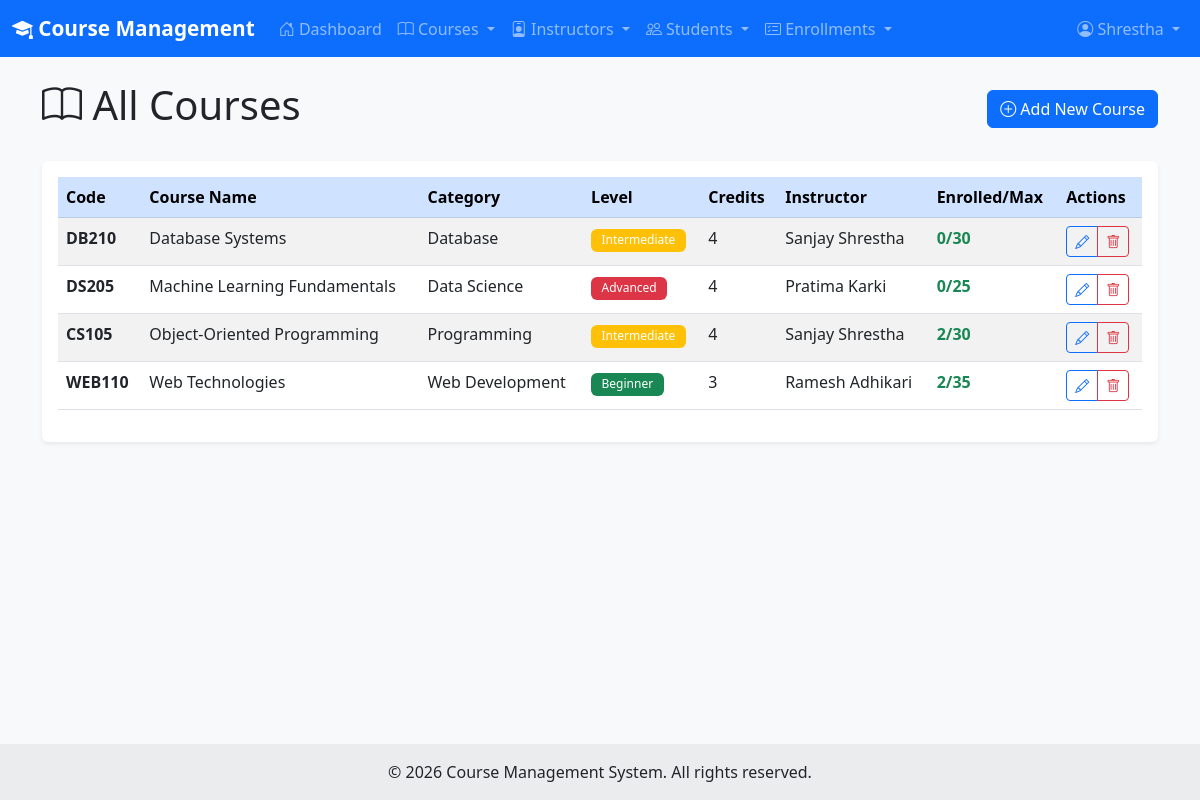
Page /courses/list.php (signed in) on the committed database.
### tables this page shows
CREATE TABLE courses (
    course_id INT PRIMARY KEY AUTO_INCREMENT,
    course_code VARCHAR(20) NOT NULL UNIQUE,
    course_name VARCHAR(100) NOT NULL,
    description TEXT,
    credits INT DEFAULT 3,
    instructor_id INT,
    category VARCHAR(50),
    level ENUM('Beginner', 'Intermediate', 'Advanced') DEFAULT 'Beginner',
    max_students INT DEFAULT 30,
    start_date DATE,
    end_date DATE,
    is_active TINYINT(1) DEFAULT 1,
    created_at TIMESTAMP DEFAULT CURRENT_TIMESTAMP,
    updated_at TIMESTAMP DEFAULT CURRENT_TIMESTAMP ON UPDATE CURRENT_TIMESTAMP,
    FOREIGN KEY (instructor_id)
        REFERENCES instructors(instructor_id)
        ON DELETE SET NULL,
    INDEX idx_code (course_code),
    INDEX idx_instructor (instructor_id),
    INDEX idx_active (is_active)
);

### includes/functions.php (called while the page is built, shortened)
<?php
function isStudentRole() {
    return isset($_SESSION['role']) && $_SESSION['role'] === 'student';
}
function h($string) {
    return htmlspecialchars($string ?? '', ENT_QUOTES, 'UTF-8');
}
function getAll($pdo, $sql, $params = []) {
    $stmt = $pdo->prepare($sql);
    $stmt->execute($params);
    return $stmt->fetchAll();
}

### public/courses/list.php (the view, shortened to what this page needs)
<?php
require_once '../../config/db.php';
require_once '../../includes/functions.php';
$userId = $_SESSION['user_id'] ?? null;
if (isStudentRole()) {
    $pageTitle = 'My Enrolled Courses';
    $courses = getStudentCourses($pdo, $userId);
} else {
    $pageTitle = 'All Courses';
    try {
        $sql = "SELECT c.*,
                CONCAT(i.first_name, ' ', i.last_name) as instructor_name,
                (SELECT COUNT(*) FROM enrollments e WHERE e.course_id = c.course_id AND e.status = 'Active') as enrolled_count
                FROM courses c
                LEFT JOIN instructors i ON c.instructor_id = i.instructor_id
                ORDER BY c.course_name";
        $courses = getAll($pdo, $sql);
    } catch (PDOException $e) {
        error_log("Courses List Error: " . $e->getMessage());
        setMessage("Error loading courses", "error");
        $courses = [];
    }
}
include '../../includes/header.php';
?>
<div class="d-flex justify-content-between align-items-center mb-4">
    <h1><i class="bi bi-book"></i> <?= h($pageTitle) ?></h1>
    <?php if (!isStudentRole()): ?>
        <a href="add.php" class="btn btn-primary">
            <i class="bi bi-plus-circle"></i> Add New Course
        </a>
    <?php endif; ?>
</div>
<?php if (isStudentRole() && empty($courses)): ?>
    <div class="alert alert-info">
        <i class="bi bi-info-circle"></i> You are not enrolled in any courses yet. Contact your instructor to get enrolled.
    </div>
<?php else: ?>
    <div class="card">
        <div class="card-body">
            <div class="table-responsive">
                <table class="table table-striped table-hover">
                    <thead class="table-primary">
                        <tr>
                            <th>Code</th>
                            <th>Course Name</th>
                            <th>Category</th>
                            <th>Level</th>
                            <th>Credits</th>
                            <th>Instructor</th>
                            <?php if (isStudentRole()): ?>
                                <th>Status</th>
                                <th>Grade</th>
                                <th>Enrolled</th>
                            <?php else: ?>
                                <th>Enrolled/Max</th>
                                <th>Actions</th>
                            <?php endif; ?>
                        </tr>
                    </thead>
                    <tbody>
                        <?php if (empty($courses)): ?>
                            <tr>
                                <td colspan="<?= isStudentRole() ? '9' : '8' ?>" class="text-center text-muted">No courses found</td>
                            </tr>
                        <?php else: ?>
                            <?php foreach ($courses as $course): ?>
                                <?php
                                if (!isStudentRole()) {
                                    $availableSlots = $course['max_students'] - $course['enrolled_count'];
                                    $slotClass = $availableSlots > 10 ? 'text-success' : ($availableSlots > 0 ? 'text-warning' : 'text-danger');
                                }
                                ?>
                                <tr>
                                    <td><strong><?= h($course['course_code']) ?></strong></td>
                                    <td><?= h($course['course_name']) ?></td>
                                    <td><?= h($course['category']) ?></td>
                                    <td>
                                        <span class="badge
                                            <?= $course['level'] == 'Beginner' ? 'bg-success' :
                                                ($course['level'] == 'Intermediate' ? 'bg-warning' : 'bg-danger') ?>">
                                            <?= h($course['level']) ?>
                                        </span>
                                    </td>
                                    <td><?= h($course['credits']) ?></td>
                                    <td><?= h($course['instructor_name'] ?? 'Not Assigned') ?></td>
                                    <?php if (isStudentRole()): ?>
                                        <td>
                                            <span class="badge bg-<?= $course['enrollment_status'] == 'Active' ? 'success' :
                                                ($course['enrollment_status'] == 'Completed' ? 'primary' : 'secondary') ?>">
                                                <?= h($course['enrollment_status']) ?>
                                            </span>
                                        </td>
                                        <td>
                                            <?php if (!empty($course['grade'])): ?>
                                                <span class="badge bg-info"><?= h($course['grade']) ?></span>
                                            <?php else: ?>
                                                <span class="text-muted">-</span>
                                            <?php endif; ?>
                                        </td>
                                        <td><small><?= date('M d, Y', strtotime($course['enrollment_date'])) ?></small></td>
                                    <?php else: ?>
                                        <td class="<?= $slotClass ?>">
                                            <strong><?= h($course['enrolled_count']) ?>/<?= h($course['max_students']) ?></strong>
                                        </td>
                                        <td>
                                            <div class="btn-group btn-group-sm" role="group">
                                                <a href="edit.php?id=<?= h($course['course_id']) ?>"
                                                   class="btn btn-outline-primary"
                                                   title="Edit">
                                                    <i class="bi bi-pencil"></i>
                                                </a>
                                                <button type="button"
                                                        class="btn btn-outline-danger"
                                                        onclick="confirmDelete(<?= h($course['course_id']) ?>, '<?= h($course['course_name']) ?>')"
                                                        title="Delete">
                                                    <i class="bi bi-trash"></i>
                                                </button>
                                            </div>
                                        </td>
                                    <?php endif; ?>
                                </tr>
                            <?php endforeach; ?>
                        <?php endif; ?>
                    </tbody>
                </table>
            </div>
        </div>
    </div>
<?php endif; ?>
<?php include '../../includes/footer.php'; ?>

### includes/header.php (style rules this page uses)
body { min-height: 100vh; display: flex; flex-direction: column; background-color: #f8f9fa; }
.card { box-shadow: 0 0.125rem 0.25rem rgba(0, 0, 0, 0.075); border: none; margin-bottom: 1.5rem; }
.badge { font-weight: 500; padding: 0.35rem 0.65rem; }

### rows in the picture
courses: course_code "DB210", course_name "Database Systems", category "Database", level "Intermediate", credits "4", instructor_name "Sanjay Shrestha", enrolled_count "0", max_students "30"
courses: course_code "DS205", course_name "Machine Learning Fundamentals", category "Data Science", level "Advanced", credits "4", instructor_name "Pratima Karki", enrolled_count "0", max_students "25"
courses: course_code "CS105", course_name "Object-Oriented Programming", category "Programming", level "Intermediate", credits "4", instructor_name "Sanjay Shrestha", enrolled_count "2", max_students "30"
courses: course_code "WEB110", course_name "Web Technologies", category "Web Development", level "Beginner", credits "3", instructor_name "Ramesh Adhikari", enrolled_count "2", max_students "35"

### other values in the picture
$_SESSION['user_name'] "Shrestha"
$pageTitle "All Courses"
